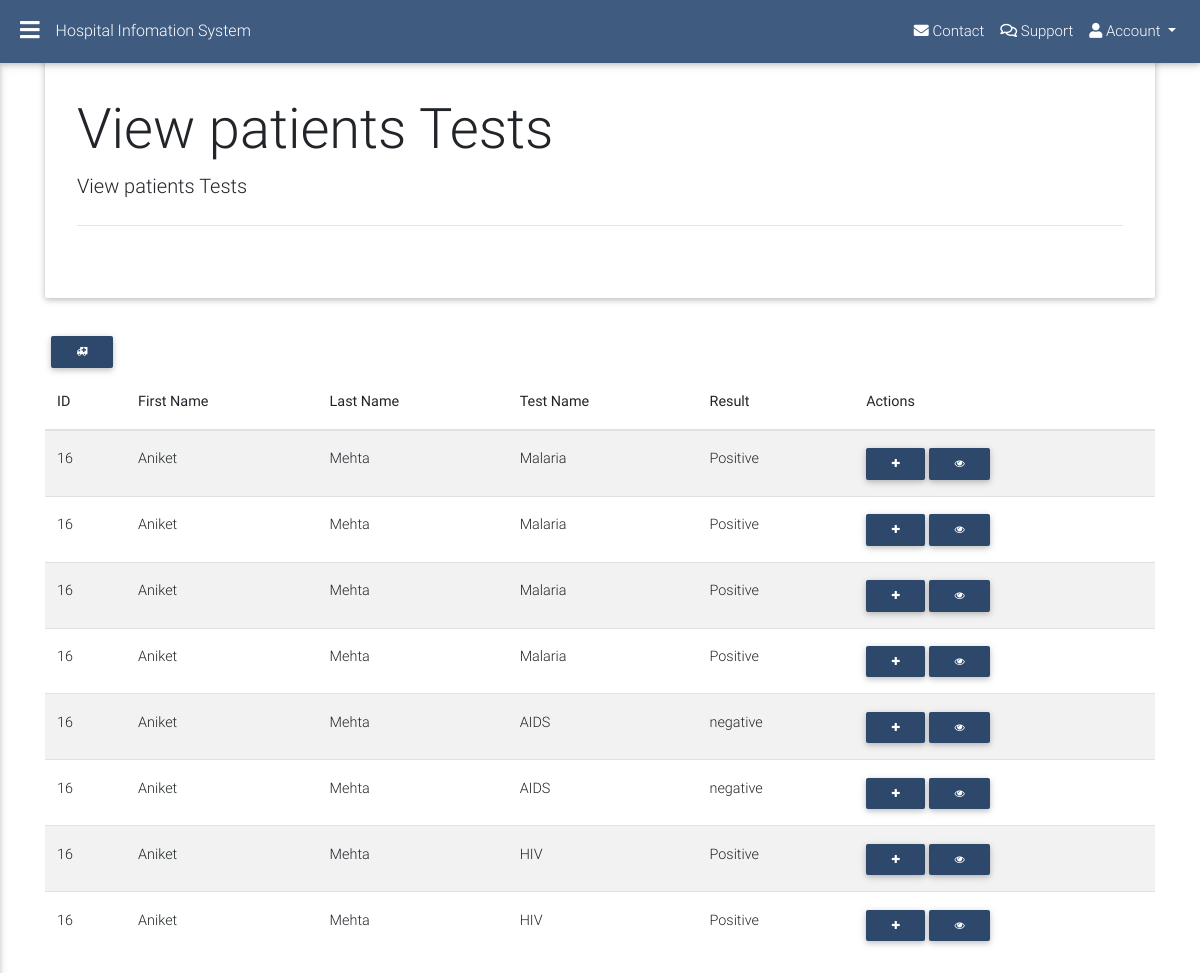
The app's page /src/diag/viewTests.php?id=16 (signed in) with its own data.
### tables this page shows
CREATE TABLE `tests` (
  `test_id` int(11) NOT NULL,
  `test_name` varchar(100) NOT NULL,
  `result` varchar(100) NOT NULL,
  `user_id` int(11) NOT NULL
);

CREATE TABLE `patients` (
  `user_id` int(11) NOT NULL,
  `firstname` varchar(256) DEFAULT NULL,
  `lastname` varchar(256) DEFAULT NULL,
  `dob` date DEFAULT NULL,
  `address` text DEFAULT NULL,
  `married` varchar(256) DEFAULT NULL,
  `dor` date DEFAULT NULL,
  `contact` varchar(256) DEFAULT NULL,
  `referred` varchar(30) DEFAULT NULL,
  `reason` varchar(100) DEFAULT NULL
);

### includes/dao.php (called while the page is built, shortened)
<?php
include "header.php";
include "sidenav.php";
include "jumbo.php";
$jumbo = new jumbo;

### includes/tests/TestsController.php (called while the page is built, shortened)
<?php
class Tests
{
    public function viewTest($id)
    {
        $db = new DBconnection();
        $dbConn = $db->getConnection();
        return $dbConn->query("SELECT tests.*, patients.* from tests
                                inner join patients on patients.user_id = tests.user_id
                                 where tests.user_id = '$id'");
    }
}

### src/diag/viewTests.php (the view, shortened to what this page needs)
<?php include "../../includes/dao.php" ?>
<?php include "../../includes/tests/TestsController.php";
$tests = new Tests();
?>
<div class="container">
    <?= $jumbo->getJumbo("View patients Tests", "View patients Tests") ?>
    <?php $patientsList = $tests->viewTest($_GET['id']); ?>
    <a title="Refer patient" onclick="modal(<?= $_GET['id'] ?>)" class="btn btn-sm btn-default fa fa-ambulance"></a> </td>
    <table class="table table-striped table-hover">
        <thead>
            <th>ID</th>
            <th>First Name</th>
            <th>Last Name</th>
            <th>Test Name</th>
            <th>Result</th>
            <th>Actions</th>
        </thead>
        <tbody>
            <?php while ($row = $patientsList->fetch(PDO::FETCH_ASSOC)) {
                ?>
                <tr>
                    <td><?= $row['user_id'] ?></td>
                    <td><?= $row['firstname'] ?></td>
                    <td><?= $row['lastname'] ?></td>
                    <td><?= $row['test_name'] ?></td>
                    <td><?= $row['result'] ?></td>
                    <td><a title="Add Prescription" href="../patients/addDiagnosis.php?t_id=<?= $row['test_id'] ?>&id=<?= $row['user_id'] ?>" class="btn btn-sm btn-default fa fa-plus"></a>
                        <a title="View Prescriptions" href="../patients/viewDiag.php?t_id=<?= $row['test_id'] ?>&id=<?= $row['user_id'] ?>" class="btn btn-sm btn-default fa fa-eye"></a>
                </tr>
            <?php } ?>
        </tbody>
    </table>
</div>
<?php include "../../includes/footer.php"; ?>

### includes/header.php (shortened to what this page needs)
<!DOCTYPE html>
<html lang="en">
<head>
  <link href='../../public/css/all.css' rel="stylesheet">
  <link href="../../public/css/font-awesome.min.css" rel="stylesheet">
  <link href="../../public/css/bootstrap.min.css" rel="stylesheet">
  <link href="../../public/css/sweetalert2.css" rel="stylesheet">
  <link href="../../public/css/style.css" rel="stylesheet">
  <link href="../../public/css/mdb.min.css" rel="stylesheet">
  <link href="../../public/css/style.css" rel="stylesheet">
</head>

### includes/sidenav.php (shortened to what this page needs)
<body class="fixed-sn light-blue-skin">
  <header>
    <nav class="navbar fixed-top navbar-toggleable-md navbar-expand-lg scrolling-navbar double-nav">
      <div class="float-left">
        <a href="#" data-activates="slide-out" class="button-collapse"><i class="fas fa-bars"></i></a>
      </div>
      <div class="breadcrumb-dn mr-auto">
        <p>Hospital Infomation System</p>
      </div>
      <ul class="nav navbar-nav nav-flex-icons ml-auto">
        <li class="nav-item">
          <a class="nav-link"><i class="fas fa-envelope"></i> <span class="clearfix d-none d-sm-inline-block">Contact</span></a>
        </li>
        <li class="nav-item">
          <a class="nav-link"><i class="far fa-comments"></i> <span class="clearfix d-none d-sm-inline-block">Support</span></a>
        </li>
        <li class="nav-item dropdown">
          <a class="nav-link dropdown-toggle" href="#" id="navbarDropdownMenuLink" data-toggle="dropdown" aria-haspopup="true" aria-expanded="false">
            <i class="fas fa-user"></i> Account
          </a>
        </li>
      </ul>
    </nav>
  </header>
</body>

### includes/jumbo.php
<?php
class jumbo
{
    function getJumbo($title, $detail)
    {
        return '
            <div class="jumbotron py-5 mt-5">
                <h2 class="display-4">' . $title . '</h2>
                <p class="lead">' . $detail . '</p>
                <hr class="my-4">
            </div>
            ';
    }
}

### includes/footer.php (shortened to what this page needs)
</body>
</html>

### public/css/all.css (style rules this page uses)
.fa,.fab,.fal,.far,.fas { -moz-osx-font-smoothing:grayscale;-webkit-font-smoothing:antialiased;display:inline-block;font-style:normal;font-variant:normal;text-rendering:auto;line-height:1 }
.fa-ambulance:before { content:"\f0f9" }
.fa-bars:before { content:"\f0c9" }
.fa-comments:before { content:"\f086" }
.fa-envelope:before { content:"\f0e0" }
.fa-eye:before { content:"\f06e" }
.fa-plus:before { content:"\f067" }
.fa-user:before { content:"\f007" }
.far { font-weight:400 }
.fa,.far,.fas { font-family:"Font Awesome 5 Free" }
.fa,.fas { font-weight:900 }

### public/css/style.css (style rules this page uses)
.navbar { z-index: 1040; }

### records on screen
tests: patients.user_id "16", patients.firstname "Aniket", patients.lastname "Mehta", test_name "Malaria", result "Positive"
tests: patients.user_id "16", patients.firstname "Aniket", patients.lastname "Mehta", test_name "Malaria", result "Positive"
tests: patients.user_id "16", patients.firstname "Aniket", patients.lastname "Mehta", test_name "Malaria", result "Positive"
tests: patients.user_id "16", patients.firstname "Aniket", patients.lastname "Mehta", test_name "Malaria", result "Positive"
tests: patients.user_id "16", patients.firstname "Aniket", patients.lastname "Mehta", test_name "AIDS", result "negative"
tests: patients.user_id "16", patients.firstname "Aniket", patients.lastname "Mehta", test_name "AIDS", result "negative"
tests: patients.user_id "16", patients.firstname "Aniket", patients.lastname "Mehta", test_name "HIV", result "Positive"
tests: patients.user_id "16", patients.firstname "Aniket", patients.lastname "Mehta", test_name "HIV", result "Positive"

### other values on screen
$title "View patients Tests"
$detail "View patients Tests"
